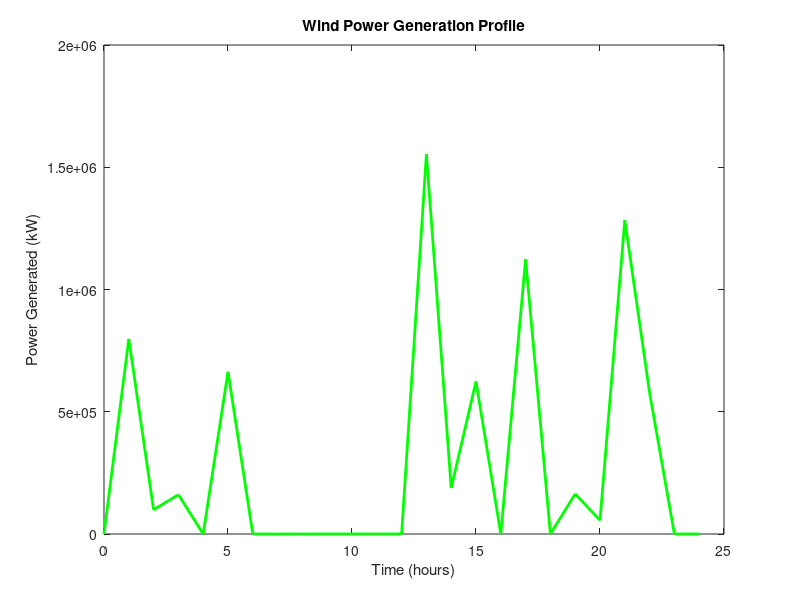

MATLAB code to generate this figure:
% Wind Power Generation System Simulation

% Parameters
rated_power = 100; % kW
cut_in_speed = 3; % m/s
cut_out_speed = 25; % m/s
rated_speed = 15; % m/s
air_density = 1.225; % kg/m^3
blade_radius = 20; % meters
power_curve_slope = 0.4; % slope of power curve

% Simulation time
sim_time = 24; % hours
time_step = 1; % hour

% Wind speed profile (example, can be replaced with actual data)
wind_speed = rand(1, sim_time+1) * 30; % random wind speed between 0 and 30 m/s
wind_speed(1) = 0; % Ensure the first element is 0 to align with time

% Initialize variables
time = 0:time_step:sim_time;
power_generated = zeros(1, length(time));

% Simulation loop
for t = 1:length(time)
    % Calculate power generated based on wind speed
    if wind_speed(t) < cut_in_speed || wind_speed(t) > cut_out_speed
        power_generated(t) = 0;
    elseif wind_speed(t) >= cut_in_speed && wind_speed(t) <= rated_speed
        power_generated(t) = (wind_speed(t)^3) * pi * (blade_radius^2) * air_density * power_curve_slope;
    elseif wind_speed(t) > rated_speed && wind_speed(t) <= cut_out_speed
        power_generated(t) = rated_power;
    end
end

% Plot results
figure;
plot(time, power_generated, 'g', 'LineWidth', 2);
xlabel('Time (hours)');
ylabel('Power Generated (kW)');
title('Wind Power Generation Profile');
